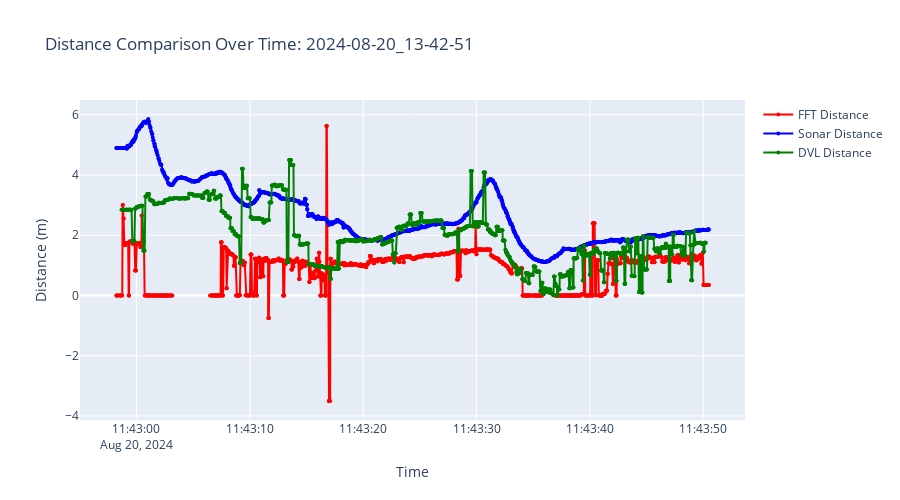
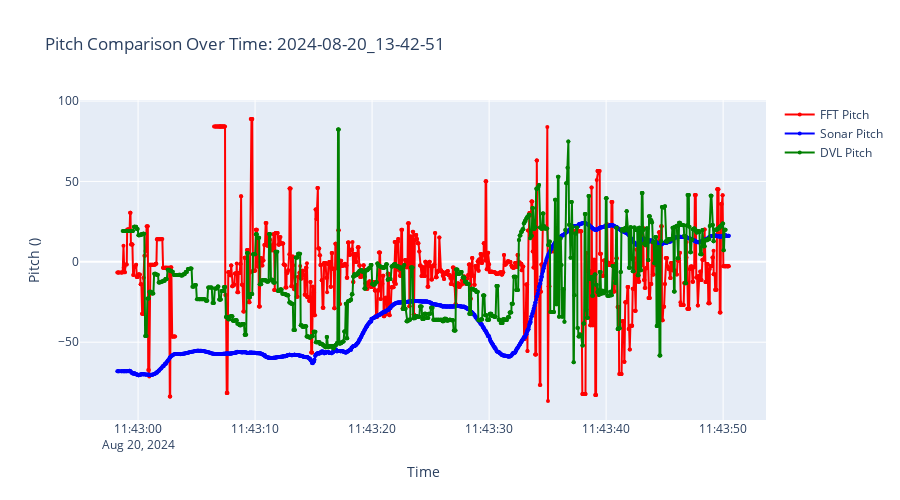

Source (notebook cell) for these figures, in order:
### Markdown cell above
## 6. Distance and Pitch Comparison Plots

### Code cell
# Display comparison plots
if three_sync_df is not None and not three_sync_df.empty and figs:
    print("=== DISPLAYING COMPARISON PLOTS ===\n")
    
    # Display all generated plots
    for name, fig in figs.items():
        if fig is not None:
            print(f"Displaying {name.replace('_', ' ').title()}...")
            try:
                fig.show()
                
                # Save plots
                save_path = PLOTS_DIR / f"{TARGET_BAG}_{name}.html"
                fig.write_html(str(save_path))
                print(f"  ✓ Saved: {save_path.name}\n")
            except Exception as e:
                print(f"  ✗ Warning: Could not display/save - {e}\n")
    
    print("✓ All plots displayed and saved")
else:
    print("✗ No synchronized data or plots available")
    print("  This usually means:")
    print("  - Timestamps don't overlap between systems")
    print("  - Data quality issues")
    print("  - Missing required columns in datasets")

### Figure 1 — Plotly figure (JSON) as saved in the notebook; plotly's stock layout.template omitted (floating-point values rounded to 4 significant figures; data arrays with more than 128 entries replaced by an {"elided": "..."} marker saying what was removed)
{"data": [{"line": {"color": "red", "width": 2}, "marker": {"size": 4}, "mode": "lines+markers", "name": "FFT Distance", "type": "scatter", "x": {"elided": "1612 str values"}, "y": {"elided": "1612 float values"}}, {"line": {"color": "blue", "width": 2}, "marker": {"size": 4}, "mode": "lines+markers", "name": "Sonar Distance", "type": "scatter", "x": {"elided": "1612 str values"}, "y": {"elided": "1612 float values"}}, {"line": {"color": "green", "width": 2}, "marker": {"size": 4}, "mode": "lines+markers", "name": "DVL Distance", "type": "scatter", "x": {"elided": "1612 str values"}, "y": {"elided": "1612 float values"}}], "layout": {"height": 500, "showlegend": true, "title": {"text": "Distance Comparison Over Time: 2024-08-20_13-42-51"}, "xaxis": {"title": {"text": "Time"}}, "yaxis": {"title": {"text": "Distance (m)"}}}}

### Figure 2 — Plotly figure (JSON) as saved in the notebook; plotly's stock layout.template omitted (floating-point values rounded to 4 significant figures; data arrays with more than 128 entries replaced by an {"elided": "..."} marker saying what was removed)
{"data": [{"line": {"color": "red", "width": 2}, "marker": {"size": 4}, "mode": "lines+markers", "name": "FFT Pitch", "type": "scatter", "x": {"elided": "1612 str values"}, "y": {"elided": "1612 float values"}}, {"line": {"color": "blue", "width": 2}, "marker": {"size": 4}, "mode": "lines+markers", "name": "Sonar Pitch", "type": "scatter", "x": {"elided": "1612 str values"}, "y": {"elided": "1612 float values"}}, {"line": {"color": "green", "width": 2}, "marker": {"size": 4}, "mode": "lines+markers", "name": "DVL Pitch", "type": "scatter", "x": {"elided": "1612 str values"}, "y": {"elided": "1612 float values"}}], "layout": {"height": 500, "showlegend": true, "title": {"text": "Pitch Comparison Over Time: 2024-08-20_13-42-51"}, "xaxis": {"title": {"text": "Time"}}, "yaxis": {"title": {"text": "Pitch ()"}}}}
